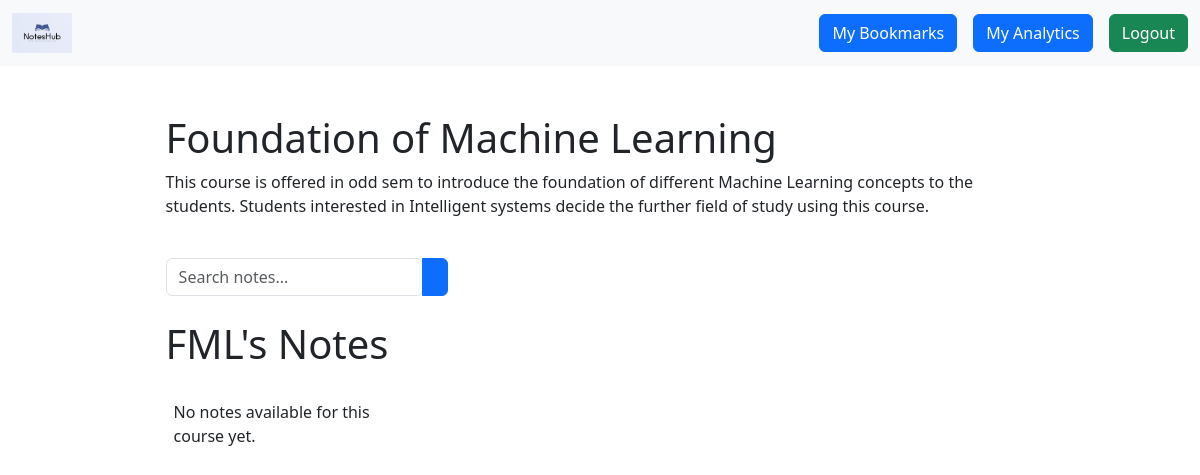
The page /course/CS725/notes/ (signed in) on the database its author committed.
### core/models.py (models this page shows, shortened)
class Course(models.Model):
    course_code = models.CharField(
        max_length=10,
        primary_key=True,
        unique=True,
        blank=False,
        verbose_name="Course Code"
    )
    course_name = models.CharField(
        max_length=100,
        blank=False,
        verbose_name="Course Name"
    )
    short_name = models.CharField(
        max_length=16,
        blank=False,
        verbose_name="Short Name"
    )
    description = models.CharField(
        max_length=256,
        blank=False,
        verbose_name="Course Description"
    )

### core/views.py (the view, shortened to what this page needs)
# urls.py: path('course/<str:course_code>/notes/', views.notesView, name='course_notes'),
@login_required(login_url='login')
def notesView(request, course_code):
    course = get_object_or_404(Course, course_code=course_code)
    notes = Notes.objects.filter(course=course)
    return render(request, 'course_notes.html', {'course': course, 'notes': notes})

### core/templates/course_notes.html (shortened to what this page needs)
{% extends "base.html" %}
{% load static %}
{% block start %}
<div class="container mt-5">
    <div class="container d-flex flex-column align-items-center" style="width: 80%; margin-top: 20px;">
        <div class="mb-4 align-self-start">
            <h1>{{ course.course_name }}</h1>
            <p>{{ course.description }}</p>
        </div>
        <div class="input-group mb-4">
            <div class="form-outline">
                <input id="note-search" type="search" class="form-control" placeholder="Search notes..." oninput="searchNotes()">
            </div>
            <button type="submit" class="btn btn-primary">
            </button>
        </div>
        <div class="mb-4 align-self-start">
            <h1>{{ course.short_name }}'s Notes</h1>
        </div>
        <div id="notes-container" class="row row-cols-2 row-cols-sm-4 row-cols-md-4 g-3" style="width: 100%;">
            {% for note in notes %}
            <div class="col mb-4">
                <div class="card d-flex flex-column" style="height: 768px;">
                    <a href="#" class="text-decoration-none">
                        <img src="{{ note.thumbnail_url }}" class="card-img-top" alt="Course Thumbnail" style="cursor: pointer; height: 180px; object-fit: cover;">
                    </a>
                    <div class="card-body d-flex flex-column flex-grow-1">
                        <a href="#" class="text-decoration-none">
                            <h5 class="card-title" style="cursor: pointer;">{{ note.title }}</h5>
                        </a>
                        <p class="lead small">Added by {{ note.user.username }}</p>
                    </div>
                    <div class="d-flex justify-content-around mt-auto">
                      <img id="like-icon" src="{% static 'images/like.svg' %}" alt="like" width="24px" height="24px" style="cursor: pointer;" onclick="toggle(this)">
                  <img id="bookmark-icon" src="{% static 'images/bookmark.svg' %}" alt="like" width="24px" height="24px" style="cursor: pointer;" onclick="toggle(this)">
                    </div>
                </div>
            </div>
            {% empty %}
                <p>No notes available for this course yet.</p>
            {% endfor %}
        </div>
    </div>
</div>
{% endblock %}

### rows shown on the page
Course: course_name "Foundation of Machine Learning", description "This course is offered in odd sem to introduce the foundation of different Machine Learning concepts to the students. Students interested in Intelligent systems decide the further field of study using this course.", short_name "FML"
